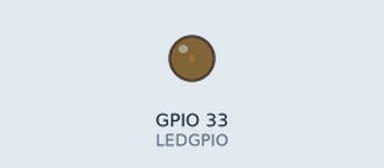
Recording of a sketch running on a simulated ESP32. Shown: output pins drawn as LEDs (lit = HIGH).

Above: at 0.05 s.
At 0.95 s:
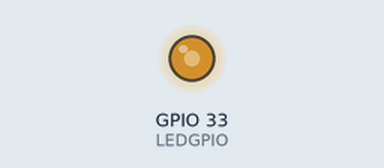
At 1.4 s:
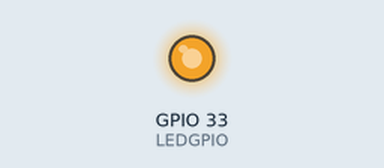
At 2.75 s:
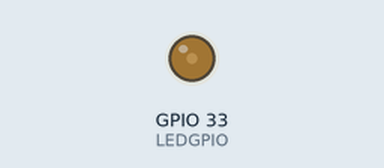
Timing chart, 0 to 7.0 s (numbered marks = the images above):
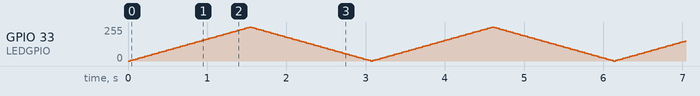

The sketch:

PWN_LED.ino
```cpp
const byte LEDGPIO = 33;
int brightness = 0;
int fadeAmount = 5;

void setup() {
  ledcAttachPin(LEDGPIO, 0);

  //initialize channels
  // chan 0-15, res 1-16 bits, freq limits depend on res
  ledcSetup(0, 4000, 8); //12 kHz PWM, 8-bit res
}

void loop() {
  ledcWrite(0, brightness); //set brightness of LED
  brightness += fadeAmount;

  //reverse fade direction at the end of fade
  if(brightness <= 0 || brightness >= 255) {
    fadeAmount = -fadeAmount;
  }

  delay(30);

}
```
